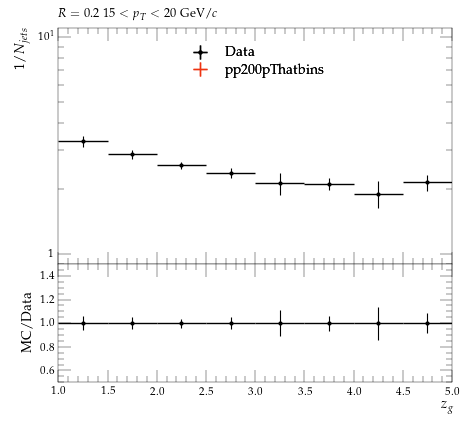

The script that saved this image:
#! /usr/bin/env python3

# This Python script was auto-generated using YODA v2.1.0.
# Analysis object: /STAR_2020_I1783875/d14-x01-y01
# Timestamp: 08-10-2025 (02:59:01)

import matplotlib as mpl
import matplotlib.pyplot as plt
mpl.use('Agg') # comment out for interactive use
import os
import numpy as np
from numpy import nan, inf

plotDir = os.path.split(os.path.realpath(__file__))[0]
if 'YODA_USER_PLOT_PATH' in globals():
    plot_outdir = globals()['YODA_USER_PLOT_PATH']
else:
    plot_outdir = plotDir

#plot style
plt.style.use(os.path.join(plotDir, '../default.mplstyle'))
# plot metadata
figW, figH = plt.rcParams['figure.figsize']
ax_xLabel = r'$z_{g}$'
ax_yLabel = r'$1/N_{jets}$'
ax_title  = r'$R=0.2 ~ 15 < p_{T} < 20$ GeV/$c$'
ax_xScale = 'linear'
ax_yScale = 'log'
xLims = (1.0, 5.0)
yLims = (0.9, 11.0)

# TeX-friendly labels for the legend
labels = {
    'legend' : ([ r"Data", r"pp200pThatbins" ], r""),
}

# Adjust canvas width and height
canvasW = 10.0
canvasH = 9.0
figW *= canvasW/10.
figH *= canvasH/9.

# Create figure and axis objects
fig, (ax, ratio0_ax) = plt.subplots(2, 1, sharex=True,
                  figsize=(figW,figH), gridspec_kw={'height_ratios': (6.0, 3.0)})

# Set figure margins
plt.subplots_adjust(
    left   = 1.0 * plt.rcParams['figure.subplot.left'],
    right  = 1.0 * plt.rcParams['figure.subplot.right'],
    top    = 1.0 * plt.rcParams['figure.subplot.top'],
    bottom = 1.0 * plt.rcParams['figure.subplot.bottom'])

ratio0_ax.yaxis.set_major_locator(mpl.ticker.MultipleLocator(0.2))
ratio0_ax.set_ylim(0.5, 1.4999)
ratio0_ax.set_ylabel('MC/Data')

# the numerical data is stored in a separate file
dataf = dict()
prefix = os.path.split(__file__)[0]
if prefix:    prefix = prefix + '/'
exec(open(prefix+'d14-x01-y01__data.py').read(), dataf)


legend_handles = dict() # keep track of handles for the legend

# style options for curves
# starts at zorder>=5 to draw curve on top of legend
styles = {
  'Data': {
    'color' : 'black',
    'linestyle' : '-',
    'linewidth' : 1,
    'marker' : 'o',
    'markersize' : 2,
    'capsize' : 0.0,
    'zorder' : 5,
    'histstyle' : 0,
    'drawstyle' : 'steps-pre',
    'xerrorbars' : 1,
    'yerrorbars' : 1,
    'fillcolor' : None,
    'fillopacity' : 1.0,
    'ratio0_linestyle' : '-',
    'ratio0_linewidth' : 1,
    'ratio0_marker' : 'o',
    'ratio0_markersize' : 2,
    'ratio0_capsize' : 0.0,
    'ratio0_zorder' : 5,
    'ratio0_histstyle' : 0,
    'ratio0_drawstyle' : 'steps-pre',
    'ratio0_xerrorbars' : 1,
    'ratio0_yerrorbars' : 1,
  },
  'pp200pThatbins.yoda': {
    'color' : '#EE3311',
    'linestyle' : '-',
    'linewidth' : 1,
    'marker' : 'none',
    'markersize' : 2,
    'capsize' : 0.0,
    'zorder' : 6,
    'histstyle' : 1,
    'drawstyle' : 'steps-pre',
    'xerrorbars' : 1,
    'yerrorbars' : 1,
    'fillcolor' : None,
    'fillopacity' : 1.0,
    'ratio0_linestyle' : '-',
    'ratio0_linewidth' : 1,
    'ratio0_marker' : 'none',
    'ratio0_markersize' : 2,
    'ratio0_capsize' : 0.0,
    'ratio0_zorder' : 6,
    'ratio0_histstyle' : 1,
    'ratio0_drawstyle' : 'steps-pre',
    'ratio0_xerrorbars' : 1,
    'ratio0_yerrorbars' : 1,
  },
}

# curve from input yoda files in main panel
for label, yvals in dataf['yvals'].items():
    if all(np.isnan(v) for v in dataf['yvals'][label]):
        continue
    tmp = None
    if styles[label]['histstyle']: # draw as histogram
        xpos = dataf['xedges'][label] if styles[label]['drawstyle'] else dataf['xpoints'][label]
        ypos = np.insert(yvals, 0, yvals[0]) if styles[label]['drawstyle'] else yvals
        if styles[label]['fillcolor']: # fill area below curve
            ax.fill_between(xpos, ypos, step='pre',
                            color=styles[label]['fillcolor'],
                            alpha=styles[label]['fillopacity'])
        tmp, = ax.plot(xpos, ypos,
                       color=styles[label]['color'],
                       linestyle=styles[label]['linestyle'],
                       linewidth=styles[label]['linewidth'],
                       drawstyle=styles[label]['drawstyle'], solid_joinstyle='miter',
                       zorder=styles[label]['zorder'], label=label)
    tmp = ax.errorbar(dataf['xpoints'][label], yvals,
                      xerr=np.array(dataf['xerrs'][label])*styles[label]['xerrorbars'],
                      yerr=np.array(dataf['yerrs'][label])*styles[label]['yerrorbars'],
                      fmt=styles[label]['marker'], capsize=styles[label]['capsize'],
                      markersize=styles[label]['markersize'],
                      ecolor=styles[label]['color'],
                      color=styles[label]['color'], zorder=styles[label]['zorder'])
    tmp[-1][0].set_linestyle(styles[label]['linestyle'])
    tmp[-1][0].set_linewidth(styles[label]['linewidth'])
    if label in dataf['add_legend_handle']:  legend_handles[label] = tmp
    for varLabel in dataf['variation_yvals'].keys():
        if varLabel.startswith(label):
            tmp, = ax.plot(dataf['xedges'][label], dataf['variation_yvals'][varLabel],
                           color=styles[label]['color'],
                           linestyle=styles[label]['linestyle'],
                           linewidth=styles[label]['linewidth'],
                           drawstyle='steps-pre', solid_joinstyle='miter',
                           zorder=styles[label]['zorder'], alpha=0.5)


# plots on ratio panel
# curve from input yoda files in ratio panel
for label, yvals in dataf['ratio0_yvals'].items():
    if all(np.isnan(v) for v in yvals):
        continue
    if styles[label]['ratio0_histstyle']: # plot as histogram
        xpos = dataf['xedges']['Data'] if styles[label]['ratio0_drawstyle'] else dataf['xpoints']['Data']
        ypos = np.insert(yvals, 0, yvals[0]) if styles[label]['ratio0_drawstyle'] else yvals
        ratio0_ax.plot(xpos, ypos,
                       color=styles[label]['color'],
                       linewidth=styles[label]['linewidth'],
                       linestyle=styles[label]['ratio0_linestyle'],
                       drawstyle=styles[label]['ratio0_drawstyle'], zorder=styles[label]['zorder'],
                       solid_joinstyle='miter')
    tmp = ratio0_ax.errorbar(dataf['xpoints']['Data'], yvals,
                             xerr=np.array(dataf['ref_xerrs'])*styles[label]['ratio0_xerrorbars'],
                             yerr=np.array(dataf['ratio0_yerrs'][label])*styles[label]['ratio0_yerrorbars'],
                             fmt=styles[label]['ratio0_marker'], capsize=styles[label]['ratio0_capsize'],
                             markersize=styles[label]['ratio0_markersize'],
                             ecolor=styles[label]['color'],
                             color=styles[label]['color'])
    tmp[-1][0].set_linestyle(styles[label]['ratio0_linestyle'])
    tmp[-1][0].set_linewidth(styles[label]['ratio0_linewidth'])

    for varlabel in dataf['ratio0_variation_vals'].keys():
        if varlabel.startswith(label):
            ratio0_ax.plot(dataf['xedges']['Data'],
                            dataf['ratio0_variation_vals'][varlabel],
                            color=styles[label]['color'],
                            linestyle=styles[label]['linestyle'],
                            linewidth=styles[label]['linewidth'],
                            drawstyle='steps-pre', solid_joinstyle='miter',
                            zorder=1, alpha=0.5)

legend_items = list(legend_handles.values())
ax.add_artist(ax.legend(legend_items,
                        labels['legend'][0],
                        title=labels['legend'][1],
                        alignment='left',
                        loc='upper center',
                        bbox_to_anchor=(0.5, 0.97)))

# set plot metadata as defined above
ratio0_ax.set_xlabel(ax_xLabel)
ratio0_ax.xaxis.set_label_coords(1., -0.15)
ax.set_ylabel(ax_yLabel, ha='right', va='top')
ax.yaxis.set_label_coords(-0.11, 1.0)
ax.set_title(ax_title, loc='left')
ax.set_xscale(ax_xScale)
ax.set_yscale(ax_yScale)
ax.set_xlim(xLims)
ax.set_ylim(yLims)

# tick formatting
plt.rcParams['xtick.top'] = True
plt.rcParams['ytick.right'] = True
ax.yaxis.set_major_locator(mpl.ticker.LogLocator(base=10.0, numticks=np.inf))
ax.yaxis.set_minor_locator(mpl.ticker.LogLocator(
                           base=10.0, subs=np.arange(0.1, 1, 0.1), numticks=np.inf))
fig.align_ylabels((ax, ratio0_ax))
plt.savefig(os.path.join(plot_outdir, 'd14-x01-y01.pdf'), format='PDF')
plt.savefig(os.path.join(plot_outdir, 'd14-x01-y01.png'), format='PNG')

plt.close(fig)
